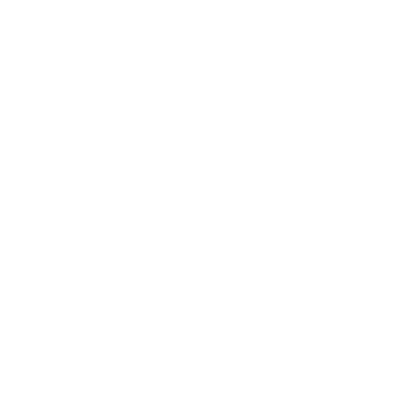
Frame 1 (no input)
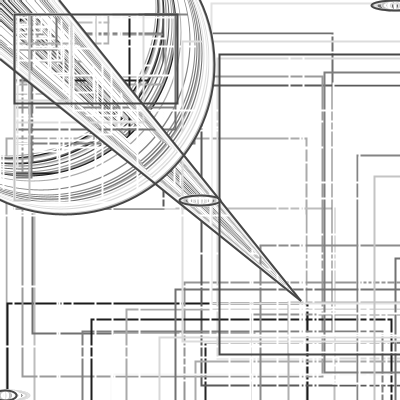
Frame 60 (the mouse pressed at the canvas centre just before this capture)
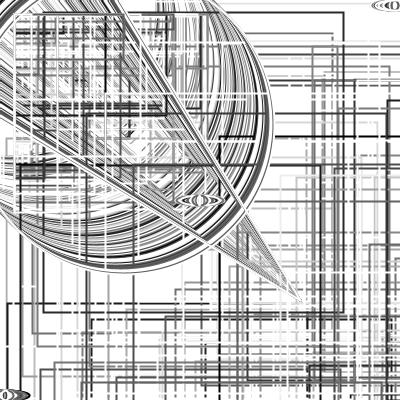
Frame 120 (the mouse held since frame 60 and released just before this capture)

The Processing sketch that drew these frames (run headless with seeded random() and noise(); from frame 60 on, the mouse is pressed at the canvas centre):

// Processing sketch: processing_49306
// ── processing_49306.pde

int x = 0;

void setup() {
  size(400, 400);
  background(255);
  colorMode(HSB, 100);
  noFill();
  smooth();
  strokeWeight(2);
  frameRate(10);
}

void draw() {
   stroke(random(200));
 

  if (x < width) {
    
    rect(noise(10) *50, noise(10) *50, random(width/2), random(width/2));
    rect( random(width), random(height), 300, 300);

    line(x, 0, 300, 300);
    line(0, x, 300, 300);
    
    ellipse(x +5, x + 5, 300, 300);
    ellipse(5, 395, random(50), 10);
    ellipse(200, 200, random(50), 10);
    ellipse(395, 5, random(50), 10);
    print(x);
  }

  x = x + 1;
}
